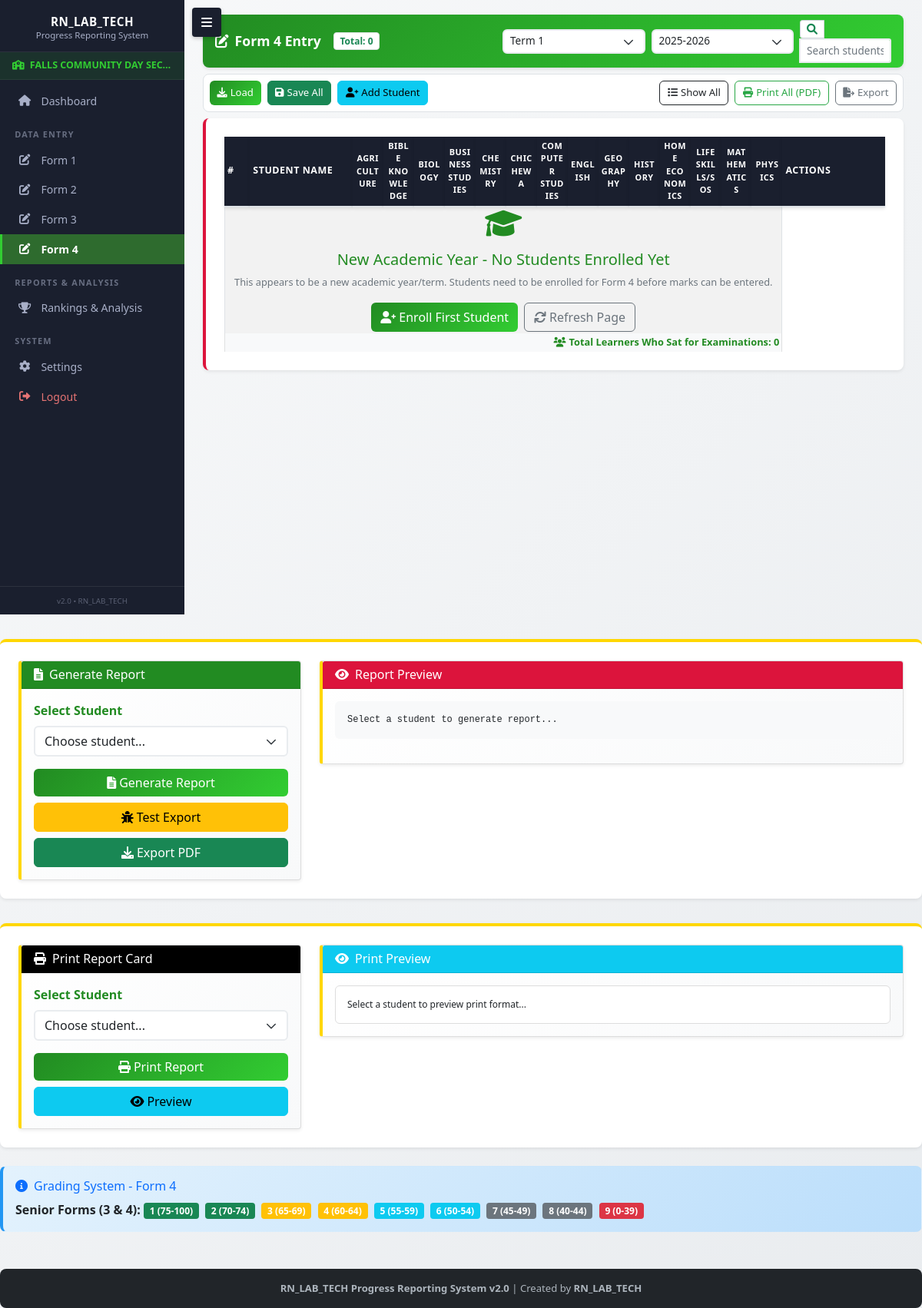
Before: /form/4 (signed in) with the older database file.
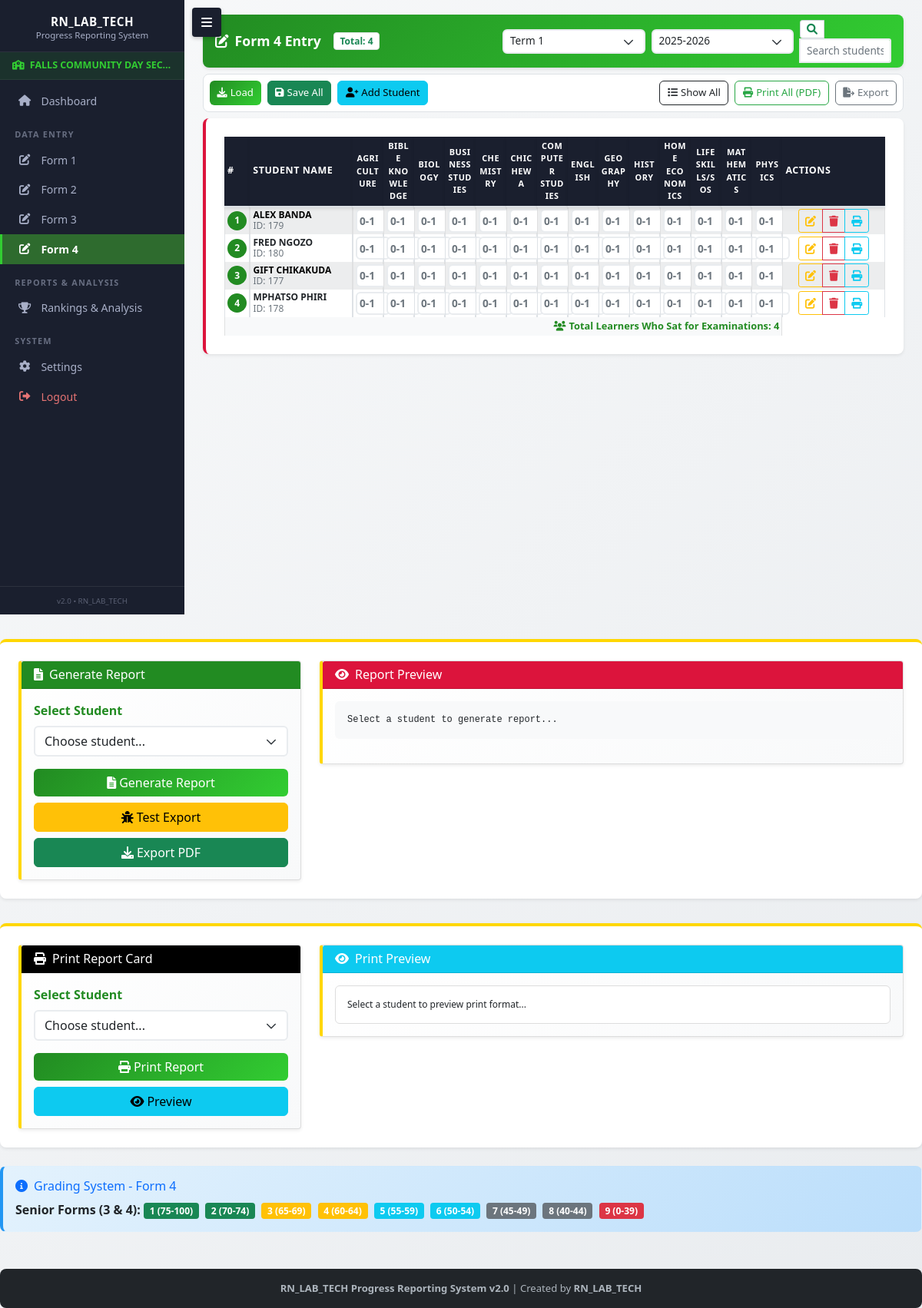
After: the same page with the newer database file.
### tables this page shows
CREATE TABLE "students" (
                            student_id INTEGER PRIMARY KEY AUTOINCREMENT,
                            student_number TEXT,
                            first_name TEXT NOT NULL,
                            last_name TEXT NOT NULL,
                            date_of_birth TEXT,
                            grade_level INTEGER NOT NULL,
                            email TEXT,
                            phone TEXT,
                            address TEXT,
                            parent_guardian_name TEXT,
                            parent_guardian_phone TEXT,
                            parent_guardian_email TEXT,
                            status TEXT DEFAULT 'Active',
                            date_enrolled TEXT DEFAULT CURRENT_TIMESTAMP,
                            school_id INTEGER,
                            UNIQUE(student_number, school_id)
                        );

### app.py (the view)
@app.route('/form/<int:form_level>')
def form_data_entry(form_level):
    if form_level not in [1, 2, 3, 4]:
        return redirect(url_for('index'))
    school_id = get_current_school_id()
    if not school_id:
        return redirect(url_for('login'))
    default_subjects = ['Agriculture', 'Bible Knowledge', 'Biology', 'Business Studies', 'Chemistry',
               'Chichewa', 'Computer Studies', 'English', 'Geography',
               'History', 'Life Skills/SOS', 'Mathematics', 'Physics', 'Home Economics']
    try:
        teachers_map = db.get_subject_teachers(form_level=form_level, school_id=school_id)
        merged_subjects = sorted(set(default_subjects) | set(teachers_map.keys()))
    except Exception:
        merged_subjects = sorted(default_subjects)
    if form_level == 1:
        subjects = [s for s in merged_subjects if s != 'Accounting']
    else:
        subjects = merged_subjects
    settings = db.get_school_settings(school_id) if hasattr(db, 'get_school_settings') else {}
    terms = settings.get('terms') or ['Term 1', 'Term 2', 'Term 3']
    academic_years = settings.get('academic_years') or [f'{y}-{y+1}' for y in range(2025, 2036)]
    selected_term = settings.get('selected_term', '')
    selected_academic_year = settings.get('selected_academic_year', '')
    if not selected_term and terms:
        selected_term = terms[0]
    if not selected_academic_year and academic_years:
        selected_academic_year = academic_years[0]
    try:
        students = db.get_students_by_grade(form_level, school_id)
        if selected_term and selected_academic_year:
            has_marks = db.check_marks_exist_for_period(
                form_level, selected_term, selected_academic_year, school_id
            )
            if not has_marks and not students:
                print(f"New academic year/term detected: {selected_academic_year} {selected_term} - no students enrolled yet")
    except Exception as e:
        print(f"Error getting students: {e}")
        students = []
    if not selected_term and terms:
        selected_term = terms[0]
    if not selected_academic_year and academic_years:
        selected_academic_year = academic_years[0]
    return render_template('form_data_entry.html',
                         form_level=form_level,
                         subjects=subjects,
                         students=students,
                         terms=terms,
                         academic_years=academic_years,
                         selected_term=selected_term,
                         selected_academic_year=selected_academic_year)

### app.py (called while the page is built)
def check_auth():
    return 'user_id' in session and 'user_type' in session

def get_current_school_id():
    if session.get('user_type') == 'school':
        return session.get('user_id')
    elif session.get('user_type') == 'school_user':
        return session.get('school_id')
    return None

def check_subscription_status():
    if session.get('user_type') == 'school':
        days_remaining = session.get('days_remaining', 0)
        if days_remaining <= 0:
            return False
    return True

### school_database.py (called while the page is built, shortened)
    def get_connection(self):
        conn = sqlite3.connect(self.db_path, timeout=30.0)
        try:
            conn.execute('PRAGMA journal_mode=DELETE')
        except sqlite3.OperationalError:
            import time
            time.sleep(0.05)
            try:
                conn.execute('PRAGMA journal_mode=DELETE')
            except Exception:
                pass
        conn.execute('PRAGMA synchronous=NORMAL')
        conn.execute('PRAGMA cache_size=10000')
        conn.execute('PRAGMA temp_store=memory')
        return conn

### templates/form_data_entry.html (shortened to what the changed rows need)
{% extends "base.html" %}
{% block content %}
<div class="data-entry-header-compact">
    <div class="d-flex align-items-center gap-3">
        <h2><i class="fas fa-edit me-2"></i>Form {{ form_level }} Entry</h2>
        <span class="badge bg-white text-success border" style="font-size: 0.75rem;">
            Total: <span id="studentCount">{{ students|length }}</span>
        </span>
    </div>
</div>
<div class="marks-table-container mt-1">
    <table class="table table-bordered table-hover table-striped table-sm sticky-header" id="marksTable" style="margin-top: 0 !important;">
        <thead class="table-dark">
            <tr style="position: sticky; top: 0; z-index: 50;">
                <th style="width: 5%; font-size: 0.78rem; padding: 0.18rem; position: sticky; top: 0; z-index: 51; background: #1a1f2e !important; border-top: none !important;">#</th>
                <th style="width: 20%; font-size: 0.78rem; padding: 0.18rem; position: sticky; top: 0; z-index: 51; background: #1a1f2e !important; border-top: none !important;">Student Name</th>
                {% for subject in subjects|sort %}
                <th class="subject-column" style="font-size: 0.68rem; padding: 0.12rem; position: sticky; top: 0; z-index: 51; background: #1a1f2e !important; border-top: none !important;">{{ subject }}</th>
                {% endfor %}
                <th style="width: 20%; font-size: 0.78rem; padding: 0.18rem; position: sticky; top: 0; z-index: 51; background: #1a1f2e !important; border-top: none !important;">Actions</th>
            </tr>
        </thead>
            <tbody>
                {% if students %}
                    {% for student in students %}
                <tr data-student-id="{{ student.student_id }}" class="{% if loop.index0 % 2 == 0 %}table-light{% else %}table-white{% endif %}">
                    <td class="text-center" style="width: 50px;">
                        <div class="bg-malawi-green text-white rounded-circle d-flex align-items-center justify-content-center" style="width: 25px; height: 25px; font-size: 0.75rem; font-weight: bold;">
                            {{ loop.index }}
                        </div>
                    </td>
                    <td class="student-name-column">
                        <div class="compact-name">
                            <strong class="text-malawi-black">{{ student.first_name }} {{ student.last_name }}</strong><br>
                            <small class="text-muted compact-id">ID: {{ student.student_id }}</small>
                        </div>
                    </td>
                    {% for subject in subjects|sort %}
                    <td class="text-center subject-column">
                        <input type="number"
                               class="form-control form-control-sm mark-input"
                               id="mark_{{ student.student_id }}_{{ subject|replace(' ', '_')|replace('/', '_') }}"
                               min="0" max="100"
                               placeholder="0-100"
                               data-student-id="{{ student.student_id }}"
                               data-subject="{{ subject }}">
                    </td>
                    {% endfor %}
                    <td class="text-center" style="width: 20%;">
                        <div class="btn-group btn-group-sm" role="group">
                            <button class="btn btn-outline-warning btn-sm"
                                    onclick="editStudent('{{ student.student_id }}')"
                                    title="Edit {{ student.first_name }} {{ student.last_name }}">
                                <i class="fas fa-edit"></i>
                            </button>
                            <button class="btn btn-outline-danger btn-sm"
                                    onclick="deleteStudent('{{ student.student_id }}', '{{ student.first_name }} {{ student.last_name }}')"
                                    title="Delete {{ student.first_name }} {{ student.last_name }}">
                                <i class="fas fa-trash"></i>
                            </button>
                            <button class="btn btn-outline-info btn-sm"
                                    onclick="printReportCard('{{ student.student_id }}', '{{ student.first_name }} {{ student.last_name }}')"
                                    title="Print report card for {{ student.first_name }} {{ student.last_name }}">
                                <i class="fas fa-print"></i>
                            </button>
                        </div>
                    </td>
                </tr>
                {% endfor %}
                {% else %}
                <tr>
                    <td colspan="{{ subjects|length + 2 }}" class="text-center py-5">
                        <div class="text-muted">
                            <i class="fas fa-graduation-cap fa-3x mb-3 text-malawi-green"></i>
                            <h5 class="text-malawi-green">New Academic Year - No Students Enrolled Yet</h5>
                            <p class="mb-3">
                                This appears to be a new academic year/term. Students need to be enrolled for Form {{ form_level }}
                                before marks can be entered.
                            </p>
                            <div class="d-flex justify-content-center gap-2">
                                <button class="btn btn-malawi-primary" data-bs-toggle="modal" data-bs-target="#addStudentModal">
                                    <i class="fas fa-user-plus me-1"></i>Enroll First Student
                                </button>
                                <button class="btn btn-outline-secondary" onclick="location.reload()">
                                    <i class="fas fa-sync me-1"></i>Refresh Page
                                </button>
                            </div>
                        </div>
                    </td>
                </tr>
                {% endif %}
            </tbody>
            <tfoot>
                <tr class="table-light">
                    <td colspan="{{ subjects|length + 2 }}" class="text-end">
                        <strong class="text-malawi-green">
                            <i class="fas fa-users me-1"></i>Total Learners Who Sat for Examinations: {{ students|length }}
                        </strong>
                    </td>
                </tr>
            </tfoot>
        </table>
    </div>
</div>
{% endblock %}

Changed rows visible on the page:
added students: first_name "ALEX", last_name "BANDA", student_id "179"
added students: first_name "FRED", last_name "NGOZO", student_id "180"
added students: first_name "GIFT", last_name "CHIKAKUDA", student_id "177"
added students: first_name "MPHATSO", last_name "PHIRI", student_id "178"
Other visible differences:
{{ students|length }}: "0" → "4"
text no longer shown: "New Academic Year - No Students Enrolled Yet This appears to be a new academic year/term. Students need to be enrolled for Form 4 before marks can be entered. Enroll First Student Refresh Page"
